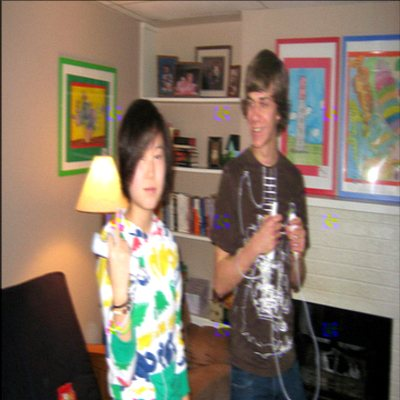
#> input picture exp/jpeg_folder/sample_deep/0.jpg, 400 x 400 px, given in place of 8.jpg, which was not available
$ python align_images.py
#> lines starting #> are read from the running program, lines starting #| are printed output that depends on the picture; pictures that were not available may be replaced by others from this repository, and a replacement may not be noted
from __future__ import print_function

import glob
import sys

import cv2
import numpy as np
import os
import shutil
import matplotlib.pyplot as plt

import torch

sys.path.append("..")

MAX_FEATURES = 1000
GOOD_MATCH_PERCENT = 0.1


def alignImage(im1, im2):
    # Convert images to grayscale
    im1Gray = cv2.cvtColor(im1, cv2.COLOR_BGR2GRAY)
    im2Gray = cv2.cvtColor(im2, cv2.COLOR_BGR2GRAY)

    # Detect ORB features and compute descriptors.
    orb = cv2.ORB_create(MAX_FEATURES)
    keypoints1, descriptors1 = orb.detectAndCompute(im1Gray, None)
    keypoints2, descriptors2 = orb.detectAndCompute(im2Gray, None)

    # Match features.
    matcher = cv2.DescriptorMatcher_create(cv2.DESCRIPTOR_MATCHER_BRUTEFORCE_HAMMINGLUT)
    matches = list(matcher.match(descriptors1, descriptors2, None))
    # matches = matcher.knnMatch(descriptors1, descriptors2, 2)

    # Sort matches by score
    matches.sort(key=lambda x: x.distance, reverse=False)

    # Remove not so good matches
    numGoodMatches = int(len(matches) * GOOD_MATCH_PERCENT)
    matches = matches[:numGoodMatches]
    # matches = matches[:4]

    # Draw top matches
    imMatches = cv2.drawMatches(im1, keypoints1, im2, keypoints2, matches, None)
    cv2.imwrite("matches.jpg", imMatches)

    # Extract location of good matches
    points1 = np.zeros((len(matches), 2), dtype=np.float32)
    points2 = np.zeros((len(matches), 2), dtype=np.float32)

    for i, match in enumerate(matches):
        points1[i, :] = keypoints1[match.queryIdx].pt
        points2[i, :] = keypoints2[match.trainIdx].pt

    # Find homography
    assert len(points1) >= 4 and len(points2) >= 4
    h, mask = cv2.findHomography(points1, points2, cv2.RANSAC)

    # Use homography
    height, width, channels = im2.shape

    im1Reg = cv2.warpPerspective(im1, h, (width, height) ,borderValue=(140,149,94)) # , borderValue=(169, 169, 171)

    return im1Reg, h


# [77 lines left out: functions alignImages, deleteFiles, alignFolder, not called in this run]


if __name__ == '__main__':
    # imFilename = '/home/yizhi/Net/bizhi/newbizhi/19.jpg'
    imFilename = '/home/yizhi/Net/bizhi/xiuzheng2.jpg'
    # refFilename = '/home/yizhi/image_folder/Wild/Ours/global/encoded/8.jpg'
    # refFilename = '/home/yizhi/Net/image_folder/Wild/Ours/partial/encoded/8.jpg'
    refFilename = '/home/yizhi/Net/image_folder/Wild/origin/8.jpg'

    save_name = imFilename.split('/')[-1].split('.')[0]
    # outFilename = '/home/yizhi/image_folder/Wild/demo/a' + save_name + '.jpg'
    outFilename = '/home/yizhi/Net/bizhi/dagai/a' + save_name + '.jpg'
    imReference = cv2.imread(refFilename, cv2.IMREAD_COLOR)
#> imReference is the input picture: shape (400, 400, 3); mean B, G, R 102.2, 117.6, 134
    im = cv2.imread(imFilename, cv2.IMREAD_COLOR)
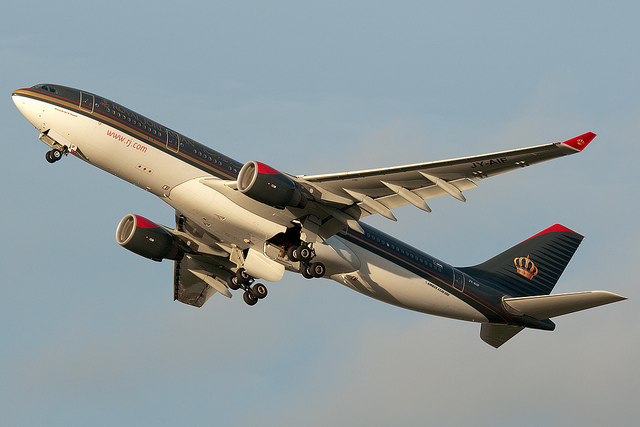
#> input picture exp/sample/origin/1.jpg, 640 x 427 px, given in place of xiuzheng2.jpg, which was not available
#> im is the input picture: shape (427, 640, 3); mean B, G, R 153.5, 151.8, 142.1
    im = cv2.resize(im, (512, 512))
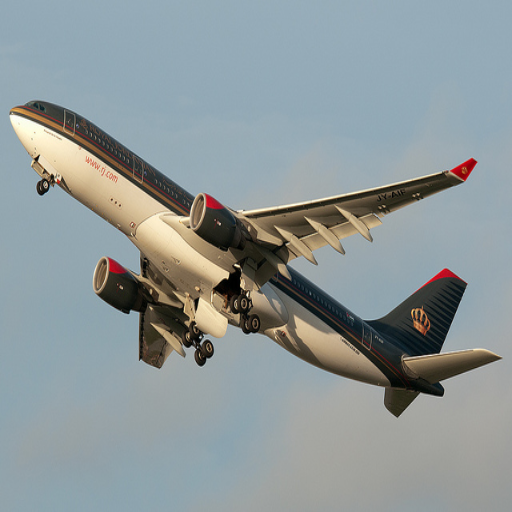
#> im: shape (512, 512, 3); mean B, G, R 153.4, 151.7, 142
    h, w, _ = im.shape
#> h = 512; w = 512
    # im = cv2.resize(im, (w // 3, h // 3))
    # im = cv2.resize(im, (w, h))

    print(im.shape, imReference.shape)
#| (512, 512, 3) (400, 400, 3)
    imReg, H = alignImage(im, imReference)
#> in alignImage, `im1Gray = cv2.cvtColor(im1, cv2.COLOR_BGR2GRAY)`:
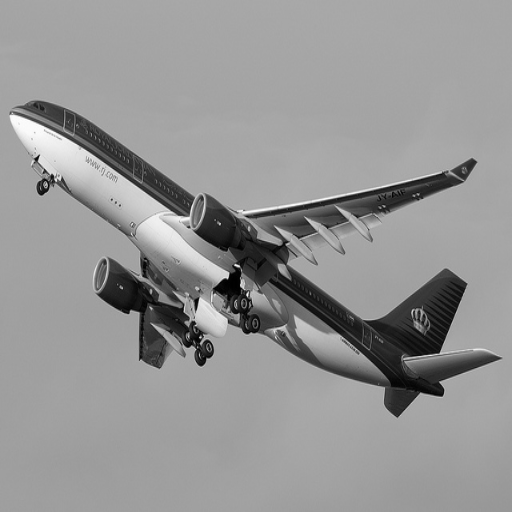
#> im1Gray: shape (512, 512); min 0, max 254, mean 149
#> in alignImage, `im2Gray = cv2.cvtColor(im2, cv2.COLOR_BGR2GRAY)`:
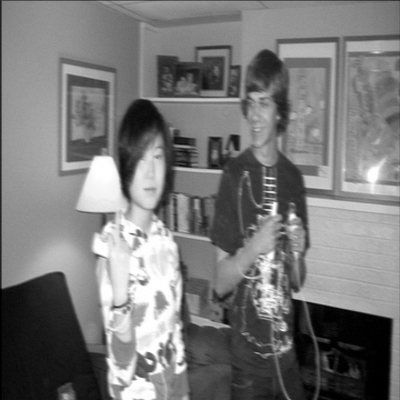
#> im2Gray: shape (400, 400); min 0, max 255, mean 120.8
#> in alignImage, `keypoints1, descriptors1 = orb.detectAndCompute(im1Gray, None)`: keypoints1 = 1000 keypoints; strongest (x, y, size): (227, 277, 31), (35, 158, 31), (52, 176, 31), (247, 295, 31)
#> in alignImage, `keypoints2, descriptors2 = orb.detectAndCompute(im2Gray, None)`: keypoints2 = 1000 keypoints; strongest (x, y, size): (269, 208, 37.2), (269, 207, 31), (274, 203, 37.2), (268, 207, 44.6)
#> in alignImage, `matches = list(matcher.match(descriptors1, descriptors2, None))`: matches = 1000 matches
#> in alignImage, `numGoodMatches = int(len(matches) * GOOD_MATCH_PERCENT)`: numGoodMatches = 100
#> in alignImage, `matches = matches[:numGoodMatches]`: matches = 100 matches
#> in alignImage, `imMatches = cv2.drawMatches(im1, keypoints1, im2, keypoints2, matches,..`:
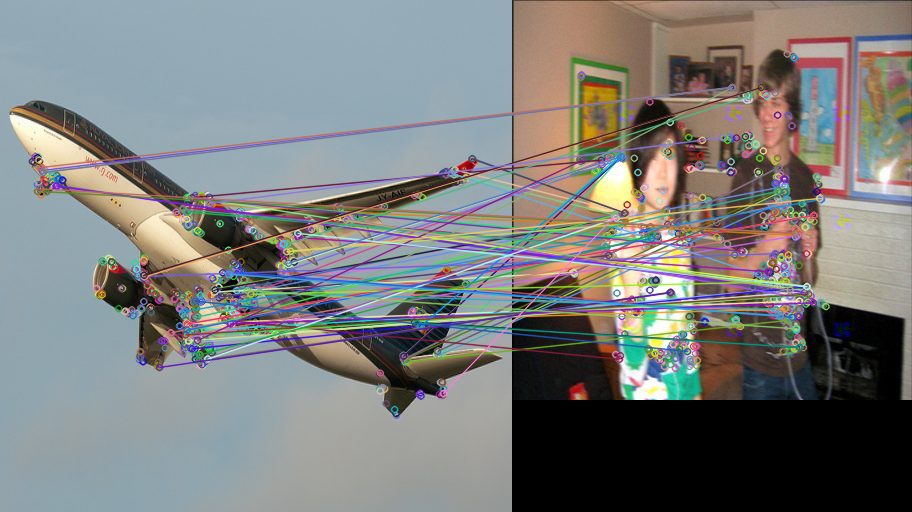
#> imMatches: shape (512, 912, 3); mean B, G, R 124.2, 125.8, 124.4
#> in alignImage, `points1 = np.zeros((len(matches), 2), dtype=np.float32)`: points1 = 100 pairs, first value 0 to 0, second value 0 to 0
#> the loop in alignImage, `for i, match in enumerate(matches):` made 100 passes
#> after the loop in alignImage, `for i, match in enumerate(matches):`: points1 = 100 pairs, first value 37.2 to 472, second value 158 to 393; points2 = 100 pairs, first value 61 to 308.6, second value 87.09 to 358.8
#> in alignImage, `h, mask = cv2.findHomography(points1, points2, cv2.RANSAC)`: h = [[1.07, -0.884, 107.8], [1.53, -1.22, 144.1], [0.0101, -0.00837, 1]]; mask = 100 values, max 1 at index 2, min 0 at index 0, mean 0.12
#> in alignImage, `im1Reg = cv2.warpPerspective(im1, h, (width, height) ,borderValue=(140..`:
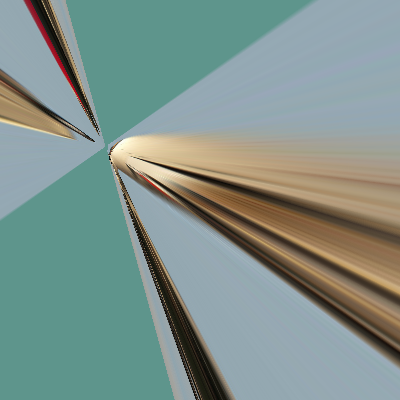
#> im1Reg: shape (400, 400, 3); mean B, G, R 139.9, 146.1, 127.1
#> H has the same summary as h in alignImage
    # Write aligned image to disk.
    # imReg = cv2.resize(imReg, (128*3, 128*3))
    cv2.imwrite(outFilename, imReg)
    outfile=plt.imread(outFilename)
    plt.imshow(outfile)
    plt.axis('off')
    plt.show()


    # [4 lines of commented-out code are left out]
